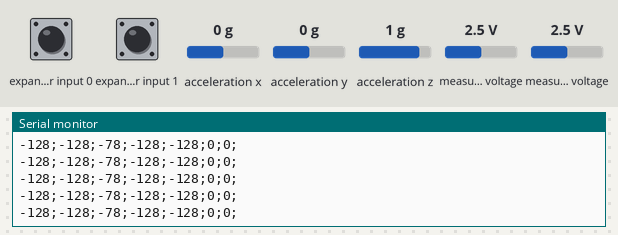
Bench run of a sketch on a simulated Arduino Uno, built with avr-gcc and run on an emulated ATmega328P. Parts: the last lines printed to the serial monitor. Wiring (inferred from the names in the program): Wii Nunchuk at I2C address 0x52. The test bench sets the inputs (shaded band); at power-on: acceleration x 0 g, measured voltage 2.5 V, acceleration y 0 g, acceleration z 1 g, expander input 0 HIGH, expander input 1 HIGH.

Above: at 1.3 s.
1.4 s: acceleration x set to 0.8 g
At 2.5 s:
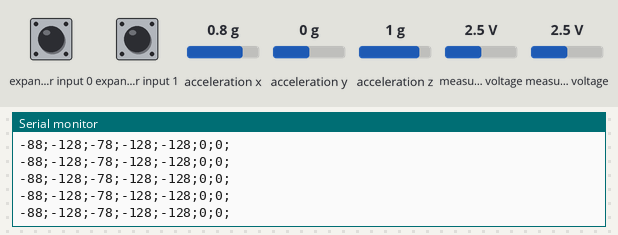
4.4 s: measured voltage (sensor 200) set to 0.1 V
At 5.2 s:
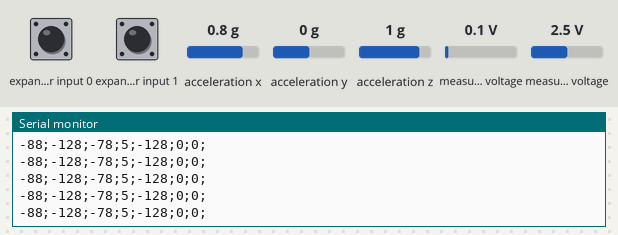
7.4 s: measured voltage (sensor 201) set to 1.2 V
At 8.0 s:
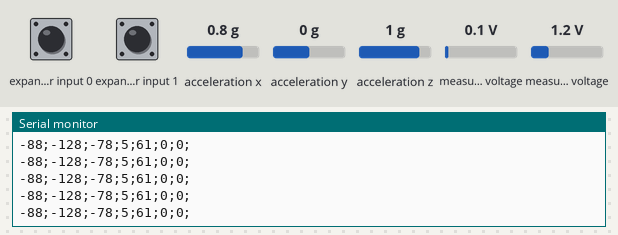
10.4 s: acceleration y set to -1.4 g
At 11.5 s:
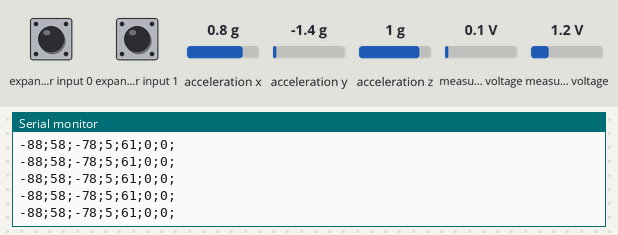
13.4 s: acceleration z set to 0 g
At 13.9 s:
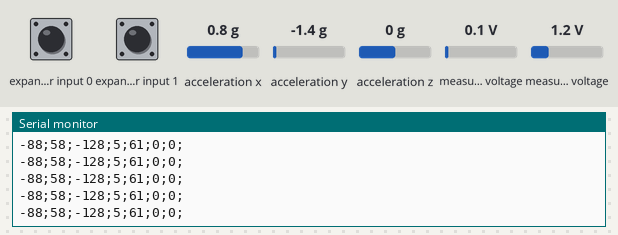
16.4 s: measured voltage (sensor 200) set to 1.2 V
At 17.0 s:
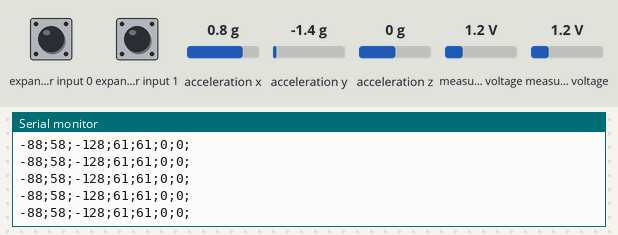
Timing chart, 0 to 19.4 s (numbered marks = the images above; inputs shaded):
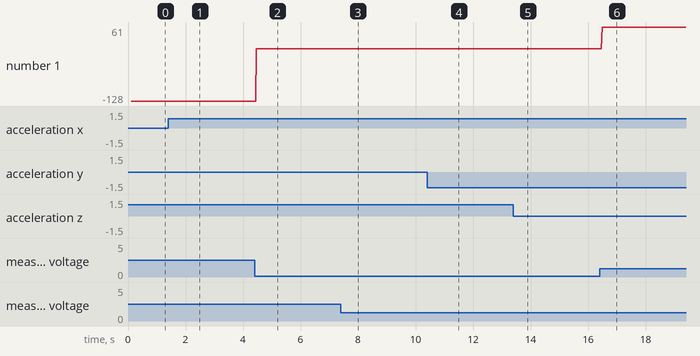

The sketch:

NunchuckController.ino
```cpp
#include "Nunchuck.h"

Nunchuck wii;

void setup(){
	Serial.begin(9600);
	wii.init();
	delay(100);
}

void loop(){
	// Takes around 20-22ms each loop
	wii.update();
	Serial.print(wii.accelX);
	Serial.print(';');
	Serial.print(wii.accelY);
	Serial.print(';');
	Serial.print(wii.accelZ);
	Serial.print(';');
	Serial.print(wii.joyX);
	Serial.print(';');
	Serial.print(wii.joyY);
	Serial.print(';');
	Serial.print(wii.botonZ);
	Serial.print(';');
	Serial.print(wii.botonC);
	Serial.print(';');
	Serial.print('\n');
}
```

Nunchuck.h
```cpp
/* Library to control Wii's Nunchuck with Arduino
*  Get the data from the 3-axis accel, the 2-axis joystick and the 2 buttons.
*
*  Note: Works only on version 1.0 and above of Arduino IDE. (only arduino.h)
*
*  Author:	Francisco Miguel Moreno. @Butakus
*  Email:	butakus@gmail.com
*  Version:	0.1
*  Date:	3/8/2013
*/

#ifndef Nunchuck_h
#define Nunchuck_h

#include <Arduino.h>

class Nunchuck{

public:
	int8_t accelX;
	int8_t accelY;
	int8_t accelZ;
	int8_t joyX;
	int8_t joyY;
	int8_t botonZ;
	int8_t botonC;

	Nunchuck();
	~Nunchuck();

	void init();
	void update();

private:
	char _decodeByte(char);
	int _buffer[6];
};

#endif
```

Measured:
- after the input at 1.4 s, the serial monitor: prints a new line after 0.06 s (image 1)
- after the input at 4.4 s, the serial monitor: prints a new line after 0.06 s (image 2)
- after the input at 7.4 s, the serial monitor: prints a new line after 0.08 s (image 3)
- after the input at 10.4 s, the serial monitor: prints a new line after 0.07 s (image 4)
- after the input at 13.4 s, the serial monitor: prints a new line after 0.08 s (image 5)
- after the input at 16.4 s, the serial monitor: prints a new line after 0.08 s (image 6)
- plotted number 1: -128 → 5 after the input at 4.4 s
